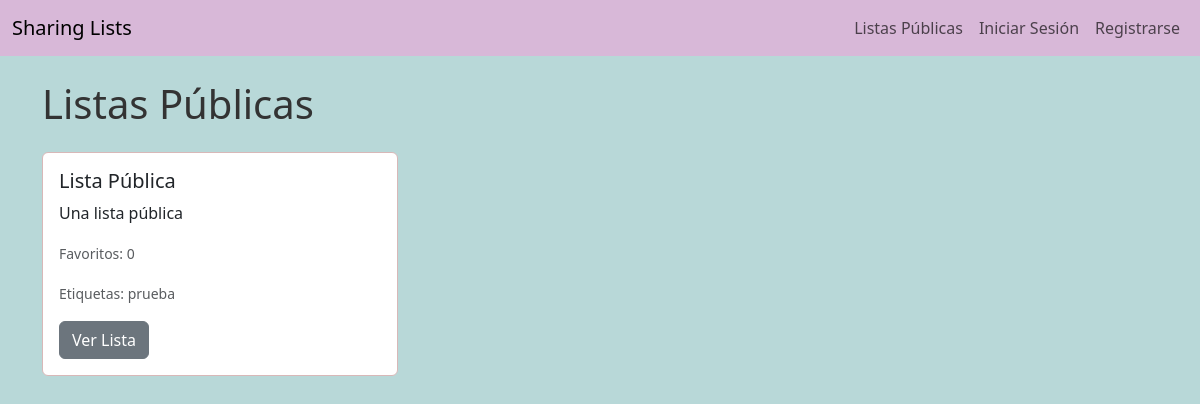
The page / on the database its author committed.
### models.py (models this page shows)
class Lista(db.Model):
    id = db.Column(db.Integer, primary_key=True)
    id_usuario = db.Column(db.Integer, db.ForeignKey('usuario.id'), nullable=False)
    titulo = db.Column(db.String(100), nullable=False)
    descripcion = db.Column(db.Text)
    imagen = db.Column(db.String(200))
    visibilidad = db.Column(db.String(20), nullable=False, default='publica')
    fecha_creacion = db.Column(db.DateTime, nullable=False, default=datetime.utcnow)
    contador_favoritos = db.Column(db.Integer, default=0)
    items = db.relationship('Item', backref='lista', lazy=True)
    etiquetas = db.relationship('ListaEtiqueta', backref='lista', lazy=True)
    likes = db.relationship('Like', backref='lista_ref', lazy=True)  # Cambiado 'lista_likes' a 'lista_ref'

class ListaEtiqueta(db.Model):
    id = db.Column(db.Integer, primary_key=True)
    id_lista = db.Column(db.Integer, db.ForeignKey('lista.id'), nullable=False)
    id_etiqueta = db.Column(db.Integer, db.ForeignKey('etiqueta.id'), nullable=False)
    etiqueta = db.relationship('Etiqueta', backref='listas_etiquetas')

class Etiqueta(db.Model):
    id = db.Column(db.Integer, primary_key=True)
    nombre = db.Column(db.String(50), unique=True, nullable=False)

### app.py (the view)
@app.route('/')
def index():
    listas = Lista.query.filter_by(visibilidad='publica').all()
    return render_template('listas.html', listas=listas)

### templates/listas.html (shortened to what this page needs)
{% extends "base.html" %}
{% block content %}
<h1 class="mb-4">Listas Públicas</h1>
<div class="row">
    {% for lista in listas %}
        <div class="col-md-4 mb-4">
            <div class="card">
                <div class="card-body">
                    <h5 class="card-title">{{ lista.titulo }}</h5>
                    <p class="card-text">{{ lista.descripcion }}</p>
                    <p class="card-text"><small class="text-muted">Favoritos: {{ lista.contador_favoritos }}</small></p>
                    <p class="card-text">
                        <small class="text-muted">
                            Etiquetas:
                            {% for le in lista.etiquetas %}
                                {{ le.etiqueta.nombre }}{% if not loop.last %}, {% endif %}
                            {% else %}
                                Ninguna
                            {% endfor %}
                        </small>
                    </p>
                    <a href="{{ url_for('ver_lista', id_lista=lista.id) }}" class="btn btn-secondary">Ver Lista</a>
                </div>
            </div>
        </div>
    {% else %}
        <p>No hay listas públicas disponibles.</p>
    {% endfor %}
</div>
{% endblock %}

### static/style.css (style rules this page uses)
:root { --primary-pastel: #B8D8D8; --secondary-pastel: #D8B8D8; --accent-pastel: #D8B8B8; --text-dark: #333333; }
body { background-color: var(--primary-pastel); color: var(--text-dark); }
.card { background-color: #FFFFFF; border: 1px solid var(--accent-pastel); }

### rows shown on the page
Lista: titulo "Lista Pública", descripcion "Una lista pública", contador_favoritos "0"
ListaEtiqueta: etiqueta.nombre "prueba"
